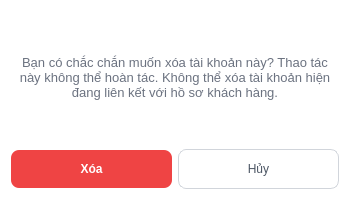
<?xml version="1.0" encoding="UTF-8"?>
<ui version="4.0">
 <class>Dialog</class>
 <widget class="QDialog" name="Dialog">
  <property name="geometry">
   <rect>
    <x>0</x>
    <y>0</y>
    <width>350</width>
    <height>200</height>
   </rect>
  </property>
  <property name="windowTitle">
   <string>Dialog</string>
  </property>
  <property name="styleSheet">
   <string notr="true">/* 1. Tổng thể Cửa sổ Dialog */
QDialog#Dialog {
    background-color: #ffffff;
    font-family: &quot;Inter&quot;, &quot;Segoe UI&quot;, sans-serif;
}

/* 2. Nội dung thông báo cảnh báo */
QLabel#lblCanhBao {
     font-size: 13px;
    font-weight: 400; /* Regular cấp độ 4 [cite: 64] */
    color: #6b7280;   /* Màu xám nhạt để làm dịu thông tin phụ */
}

/* 3. Nút XÓA (Màu đỏ rực rỡ - Red Danger) */
QPushButton#btnXoa {
    background-color: #ef4444; /* Màu đỏ thương hiệu từ Figma */
    color: #ffffff;
    font-weight: 700;
    border: none;
    border-radius: 8px; /* Bo góc đồng bộ deleteNV.png */
    padding: 12px 24px;
    min-width: 100px;
}

QPushButton#btnXoa:hover {
    background-color: #dc2626; /* Đỏ đậm hơn khi di chuột qua */
}

/* 4. Nút HỦY (Màu trắng viền xám - Secondary) */
QPushButton#btnHuy {
    background-color: #ffffff;
    color: #4b5563;
    border: 1px solid #d1d5db; /* Viền xám mảnh chuẩn Figma */
    border-radius: 8px;
    padding: 12px 24px;
    min-width: 100px;
}

QPushButton#btnHuy:hover {
    background-color: #f3f4f6; /* Xám cực nhạt khi hover */
}</string>
  </property>
  <layout class="QVBoxLayout" name="verticalLayout">
   <item>
    <widget class="QLabel" name="lblCanhBao">
     <property name="text">
      <string>Bạn có chắc chắn muốn xóa tài khoản này? Thao tác này không thể hoàn tác. Không thể xóa tài khoản hiện đang liên kết với hồ sơ khách hàng.</string>
     </property>
     <property name="alignment">
      <set>Qt::AlignCenter</set>
     </property>
     <property name="wordWrap">
      <bool>true</bool>
     </property>
    </widget>
   </item>
   <item>
    <layout class="QHBoxLayout" name="horizontalLayout">
     <item>
      <widget class="QPushButton" name="btnXoa">
       <property name="text">
        <string>Xóa</string>
       </property>
      </widget>
     </item>
     <item>
      <widget class="QPushButton" name="btnHuy">
       <property name="text">
        <string>Hủy</string>
       </property>
      </widget>
     </item>
    </layout>
   </item>
  </layout>
 </widget>
 <resources/>
 <connections/>
</ui>
